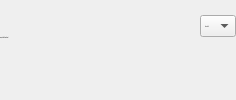
                            <widget class="QWidget" name="widget_5" native="true">
                             <layout class="QVBoxLayout" name="verticalLayout_17">
                              <property name="spacing">
                               <number>0</number>
                              </property>
                              <property name="leftMargin">
                               <number>0</number>
                              </property>
                              <property name="topMargin">
                               <number>0</number>
                              </property>
                              <property name="rightMargin">
                               <number>0</number>
                              </property>
                              <property name="bottomMargin">
                               <number>0</number>
                              </property>
                              <item>
                               <widget class="QWidget" name="widget_30" native="true">
                                <layout class="QHBoxLayout" name="horizontalLayout_31">
                                 <property name="spacing">
                                  <number>0</number>
                                 </property>
                                 <property name="leftMargin">
                                  <number>0</number>
                                 </property>
                                 <property name="topMargin">
                                  <number>0</number>
                                 </property>
                                 <property name="rightMargin">
                                  <number>0</number>
                                 </property>
                                 <property name="bottomMargin">
                                  <number>0</number>
                                 </property>
                                 <item>
                                  <layout class="QHBoxLayout" name="formInput_12">
                                   <property name="spacing">
                                    <number>0</number>
                                   </property>
                                   <property name="topMargin">
                                    <number>0</number>
                                   </property>
                                   <item alignment="Qt::AlignTop">
                                    <widget class="QWidget" name="label_product_3" native="true">
                                     <property name="minimumSize">
                                      <size>
                                       <width>200</width>
                                       <height>0</height>
                                      </size>
                                     </property>
                                     <property name="maximumSize">
                                      <size>
                                       <width>200</width>
                                       <height>16777215</height>
                                      </size>
                                     </property>
                                     <layout class="QHBoxLayout" name="horizontalLayout_13">
                                      <property name="spacing">
                                       <number>0</number>
                                      </property>
                                      <property name="leftMargin">
                                       <number>0</number>
                                      </property>
                                      <property name="topMargin">
                                       <number>30</number>
                                      </property>
                                      <property name="rightMargin">
                                       <number>0</number>
                                      </property>
                                      <property name="bottomMargin">
                                       <number>0</number>
                                      </property>
                                      <item>
                                       <widget class="QLabel" name="label_5">
                                        <property name="font">
                                         <font>
                                          <family>Cambria</family>
                                          <pointsize>-1</pointsize>
                                          <weight>50</weight>
                                          <bold>false</bold>
                                         </font>
                                        </property>
                                        <property name="text">
                                         <string>Trạng thái đơn hàng</string>
                                        </property>
                                       </widget>
                                      </item>
                                      <item>
                                       <widget class="QLabel" name="label_required_6">
                                        <property name="sizePolicy">
                                         <sizepolicy hsizetype="Expanding" vsizetype="Preferred">
                                          <horstretch>0</horstretch>
                                          <verstretch>0</verstretch>
                                         </sizepolicy>
                                        </property>
                                        <property name="text">
                                         <string/>
                                        </property>
                                       </widget>
                                      </item>
                                     </layout>
                                    </widget>
                                   </item>
                                   <item alignment="Qt::AlignTop">
                                    <widget class="QWidget" name="widget_31" native="true">
                                     <property name="maximumSize">
                                      <size>
                                       <width>16777215</width>
                                       <height>16777215</height>
                                      </size>
                                     </property>
                                     <layout class="QVBoxLayout" name="verticalLayout_23">
                                      <property name="spacing">
                                       <number>0</number>
                                      </property>
                                      <property name="leftMargin">
                                       <number>0</number>
                                      </property>
                                      <property name="topMargin">
                                       <number>15</number>
                                      </property>
                                      <property name="rightMargin">
                                       <number>0</number>
                                      </property>
                                      <property name="bottomMargin">
                                       <number>0</number>
                                      </property>
                                      <item>
                                       <widget class="QComboBox" name="status_order">
                                        <property name="font">
                                         <font>
                                          <family>Cambria</family>
                                          <pointsize>-1</pointsize>
                                         </font>
                                        </property>
                                        <item>
                                         <property name="text">
                                          <string>Chờ xử lý</string>
                                         </property>
                                        </item>
                                        <item>
                                         <property name="text">
                                          <string>Hoàn thành</string>
                                         </property>
                                        </item>
                                        <item>
                                         <property name="text">
                                          <string>Thất bại</string>
                                         </property>
                                        </item>
                                       </widget>
                                      </item>
                                      <item>
                                       <widget class="QLabel" name="error_order">
                                        <property name="text">
                                         <string/>
                                        </property>
                                        <property name="margin">
                                         <number>0</number>
                                        </property>
                                       </widget>
                                      </item>
                                     </layout>
                                    </widget>
                                   </item>
                                  </layout>
                                 </item>
                                </layout>
                               </widget>
                              </item>
                             </layout>
                            </widget>
